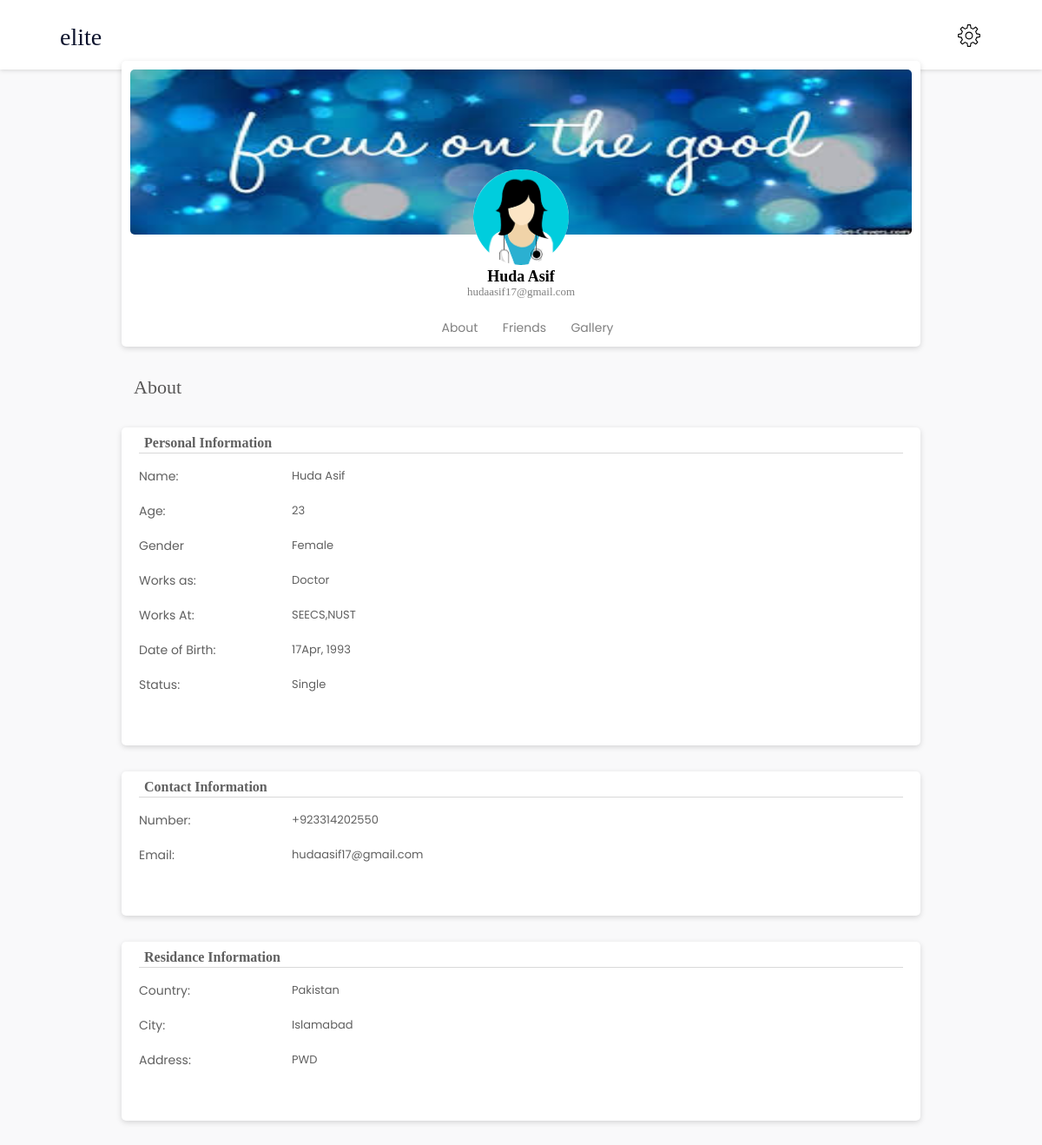
/aboutothers.php?mail=hudaasif17@gmail.com, run on the app's committed database.
### tables this page shows
CREATE TABLE `profile` (
  `profile_id` int(30) NOT NULL,
  `user_id` int(30) NOT NULL,
  `cover_url` varchar(32) NOT NULL,
  `profile_url` varchar(32) NOT NULL
);

CREATE TABLE `about` (
  `about_id` int(12) NOT NULL,
  `user_id` int(12) NOT NULL,
  `age` int(3) DEFAULT NULL,
  `gender` varchar(6) DEFAULT NULL,
  `work_as` varchar(128) DEFAULT NULL,
  `works_at` varchar(35) DEFAULT NULL,
  `dob` varchar(20) DEFAULT NULL,
  `status` varchar(12) DEFAULT NULL,
  `number` varchar(15) DEFAULT NULL,
  `country` varchar(20) DEFAULT NULL,
  `city` varchar(20) DEFAULT NULL,
  `address` varchar(35) DEFAULT NULL
);

### aboutothers.php (the view, shortened to what this page needs)
<!DOCTYPE html>
<html lang="en">
<head>
    <link rel="stylesheet" href="https://stackpath.bootstrapcdn.com/bootstrap/4.4.1/css/bootstrap.min.css">
    <link rel="stylesheet" href="css/style.css?v=<?php echo time(); ?>">
</head>
<body>
    <nav id="navbar">
        <a href="#" class="nav-logo">
            <img src="img/logo.svg" alt="">
        </a>
        <a href="#"  class="f-right clearl">
            <img src="assets/icons-settings.svg" alt="" id="menu-pop" class="settings" onclick="appear();">
        </a>
    </nav>
    <div id="profile-content">
        <section class="section-form">
            <div class="container">
                <div class="row">
                    <div class="col-lg-10 offset-lg-1 col-md-10 offset-md-1">
                        <div class="form-profile">
                        <?php
                            $conn = mysqli_connect('localhost','elite','','cs344_project');
                            $mail_p =$_GET['mail'];
                            $sql1 = "SELECT userName,e_mail FROM login where e_mail='".$mail_p."' ";
                            $result1 = mysqli_query($conn,$sql1) or die( mysqli_error($conn));
                            $row1 = mysqli_fetch_array($result1);
                            $sql2 = "SELECT * FROM profile JOIN login using (user_id) where  e_mail='".$mail_p."' ";
                            $result2 = mysqli_query($conn,$sql2) or die( mysqli_error($conn));
                            $row2 = mysqli_fetch_array($result2);
                            $sql3 = "SELECT * FROM about JOIN login using (user_id) where  e_mail='".$mail_p."' ";
                            $result3 = mysqli_query($conn,$sql3) or die( mysqli_error($conn));
                            $row3 = mysqli_fetch_array($result3);
                            $image1 = $row2['cover_url'];
                            $image2 = $row2['profile_url'];
                            $url1= "aboutothers.php?mail=" . $mail_p;
                            $url2= "friendsothers.php?mail=" . $mail_p;
                            $url3= "galleryothers.php?mail=" . $mail_p;
                            ?>
                                <div class="cover">
                                <img src= <?php echo $image1 ?> class="ProfilePic1">
                                </div>
                                <div class="profile2-div ">
                                    <div class="profile2-div2">
                                        <a href="#">
                                        <img src= <?php echo $image2 ?> alt="Avatar" class="ProfilePic2">
                                        </a>
                                    </div>
                                </div>
                                <div class="user clearl">
                                    <a href="profile.html">
                                    <b><?php echo $row1['userName'] ?></b>
                                    </a>
                                </div>
                                <div class="username  clearl" id="use">
                                    <a href="profile.html">
                                    <?php echo $row1['e_mail'] ?>
                                    </a>
                                </div>
                                <div class="Profilelist-div">
                                    <br>
                                    <ul class="Profilelist">
                                        <li class="left">
                                        <a href="<?php echo $url1 ?>">About</a>
                                        </li>
                                        <li class="left">
                                        <a href="<?php echo $url2 ?>">Friends</a>
                                        </li>
                                        <li class="left">
                                        <a href="<?php echo $url3 ?>">Gallery</a>
                                        </li>
                                    </ul>
                                </div>
                        </div>
                    </div>
                    <div class="col-lg-10 offset-lg-1 col-md-10 offset-md-1">
                        <p class="tags" >
                            About
                        </p>
                        <div class="form-postn marginup">
                            <div class="aboutEngine">
                                <ul>
                                    <P class="aboutTitle">
                                        <b>
                                            Personal Information
                                        </b>
                                    </p>
                                    <li class="clear">
                                        <div class="Qtype ">
                                            <p>
                                                Name:
                                            </p>
                                        </div>
                                        <div class="Atype ">
                                            <p>
                                            <?php echo $row1['userName'] ?>
                                            </p>
                                        </div>
                                    </li>
                                        <li class="clear">
                                            <div class="Qtype ">
                                                <p>
                                                    Age:
                                                </p>
                                            </div>
                                            <div class="Atype ">
                                                <a>
                                                <?php echo $row3['age'] ?>
                                                </a>
                                            </div>
                                        </li>
                                        <li class="clear">
                                            <div class="Qtype ">
                                                <p>
                                                    Gender
                                                </p>
                                            </div>
                                            <div class="Atype ">
                                                <a>
                                                <?php echo $row3['gender'] ?>
                                                </a>
                                            </div>
                                        </li>
                                        <li class="clear">
                                            <div class="Qtype ">
                                                <p>
                                                    Works as:
                                                </p>
                                            </div>
                                            <div class="Atype ">
                                                <a>
                                                <?php echo $row3['work_as'] ?>
                                                </a>
                                            </div>
                                        </li>
                                        <li class="clear">
                                            <div class="Qtype ">
                                                <p>
                                                   Works At:
                                                </p>
                                            </div>
                                            <div class="Atype ">
                                                <a>
                                                <?php echo $row3['works_at'] ?>
                                                </a>
                                            </div>
                                        </li>
                                        <li class="clear">
                                            <div class="Qtype ">
                                                <p>
                                                    Date of Birth:
                                                </p>
                                            </div>
                                            <div class="Atype ">
                                                <a>
                                                <?php echo $row3['dob'] ?>
                                                </a>
                                            </div>
                                        </li>
                                        <li class="clear">
                                            <div class="Qtype ">
                                                <p>
                                                    Status:
                                                </p>
                                            </div>
                                            <div class="Atype ">
                                                <a>
                                                <?php echo $row3['status'] ?>
                                                </a>
                                            </div>
                                        </li>
                                </ul>
                                <br>
                        </div>
                    </div>
                </div>
                <div class="col-lg-10 offset-lg-1 col-md-10 offset-md-1">
                    <div class="form-postn marginup">
                        <div class="aboutEngine">
                            <ul>
                                <P class="aboutTitle">
                                    <b>
                                        Contact Information
                                    </b>
                                </p>
                                <li class="clear">
                                    <div class="Qtype ">
                                        <p>
                                            Number:
                                        </p>
                                    </div>
                                    <div class="Atype ">
                                        <p>
                                        <?php echo $row3['number'] ?>
                                        </p>
                                    </div>
                                </li>
                                    <li class="clear">
                                        <div class="Qtype ">
                                            <p>
                                                Email:
                                            </p>
                                        </div>
                                        <div class="Atype ">
                                            <a>
                                            <?php echo $row1['e_mail'] ?>
                                            </a>
                                        </div>
                                    </li>
                            </ul>
                            <br>
                        </div>
                 </div>
                </div>
                <div class="col-lg-10 offset-lg-1 col-md-10 offset-md-1">
                    <div class="form-postn marginup">
                        <div class="aboutEngine">
                            <ul>
                                <P class="aboutTitle">
                                    <b>
                                        Residance Information
                                    </b>
                                </p>
                                <li class="clear">
                                    <div class="Qtype ">
                                        <p>
                                            Country:
                                        </p>
                                    </div>
                                    <div class="Atype ">
                                        <p>
                                        <?php echo $row3['country'] ?>
                                        </p>
                                    </div>
                                </li>
                                    <li class="clear">
                                        <div class="Qtype ">
                                            <p>
                                                City:
                                            </p>
                                        </div>
                                        <div class="Atype ">
                                            <a>
                                            <?php echo $row3['city'] ?>
                                            </a>
                                        </div>
                                    </li>
                                    <li class="clear">
                                        <div class="Qtype ">
                                            <p>
                                                Address:
                                            </p>
                                        </div>
                                        <div class="Atype ">
                                            <a>
                                            <?php echo $row3['address'] ?>
                                            </a>
                                        </div>
                                    </li>
                            </ul>
                            <br>
                    </div>
                </div>
            </div>
            </div>
        </section>
    </div>
</body>
</html>

### data on the page
profile: cover_url (picture), profile_url (picture)
about: age "23", gender "Female", work_as "Doctor", works_at "SEECS,NUST", dob "17Apr, 1993", status "Single", number "+923314202550", country "Pakistan", city "Islamabad", address "PWD"

### other printed values
$row1['userName'] "Huda Asif"
$row1['e_mail'] "hudaasif17@gmail.com"
